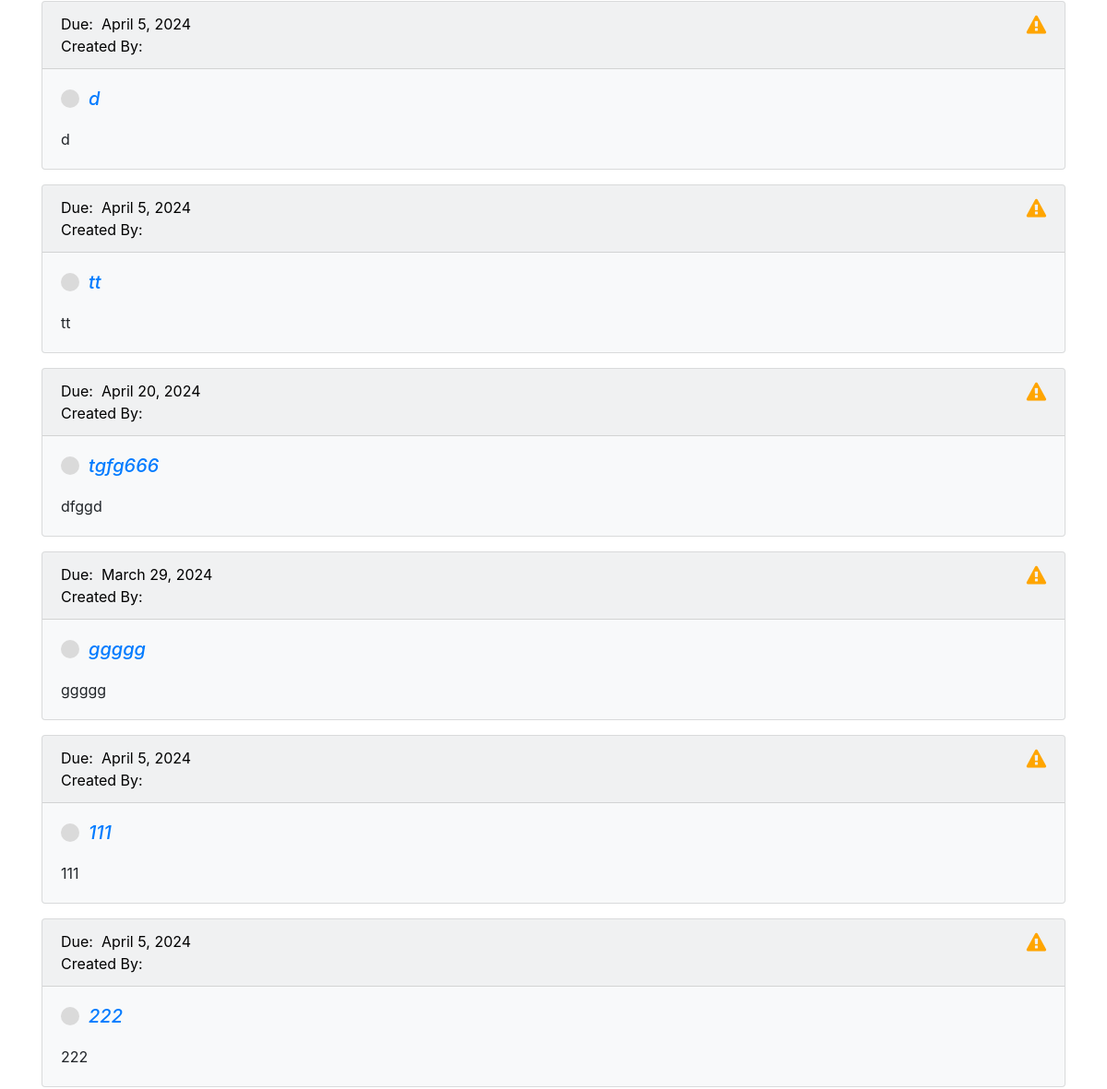
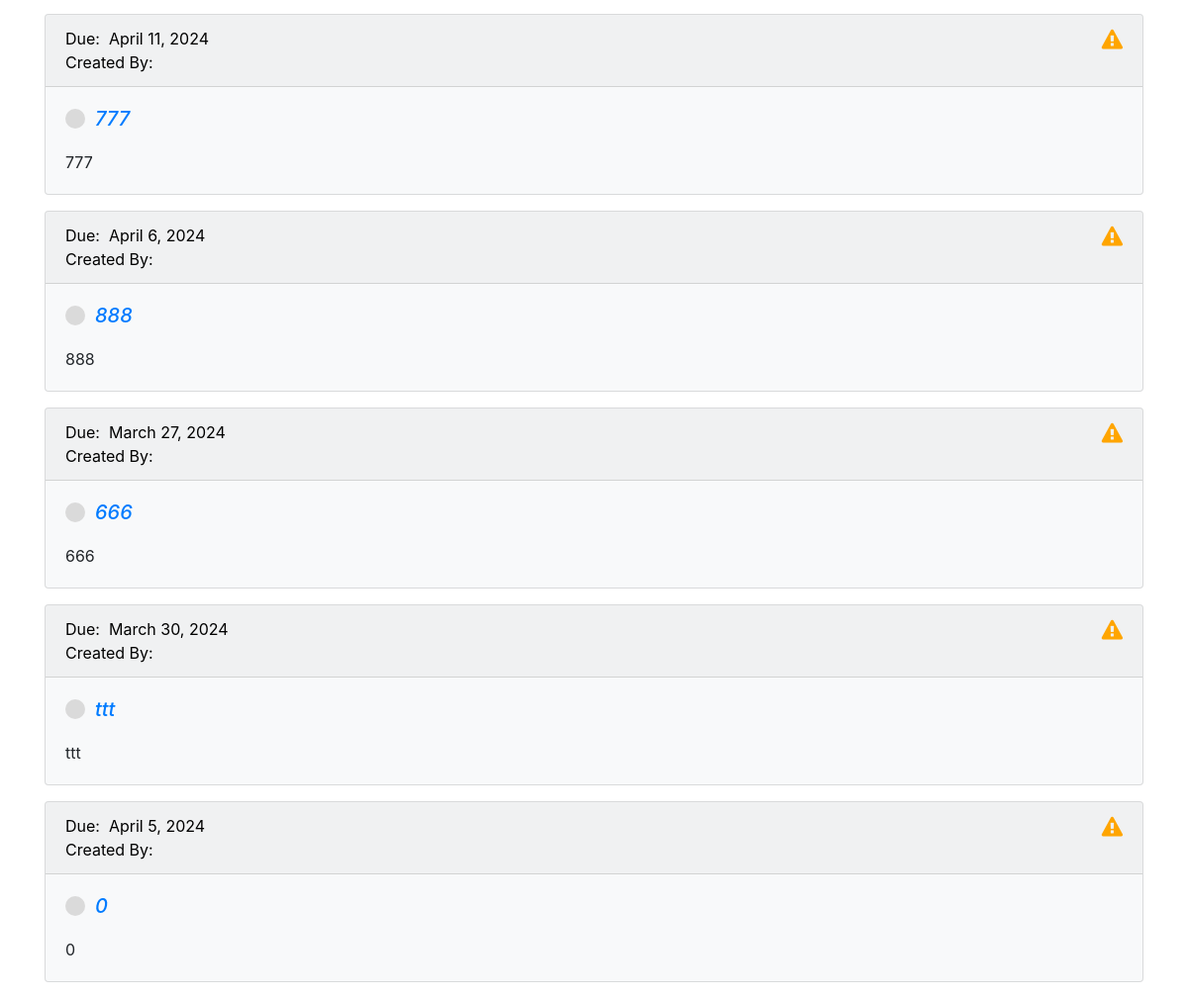
The app's page / (signed in, lower part), older data (2 pictures, top to bottom).
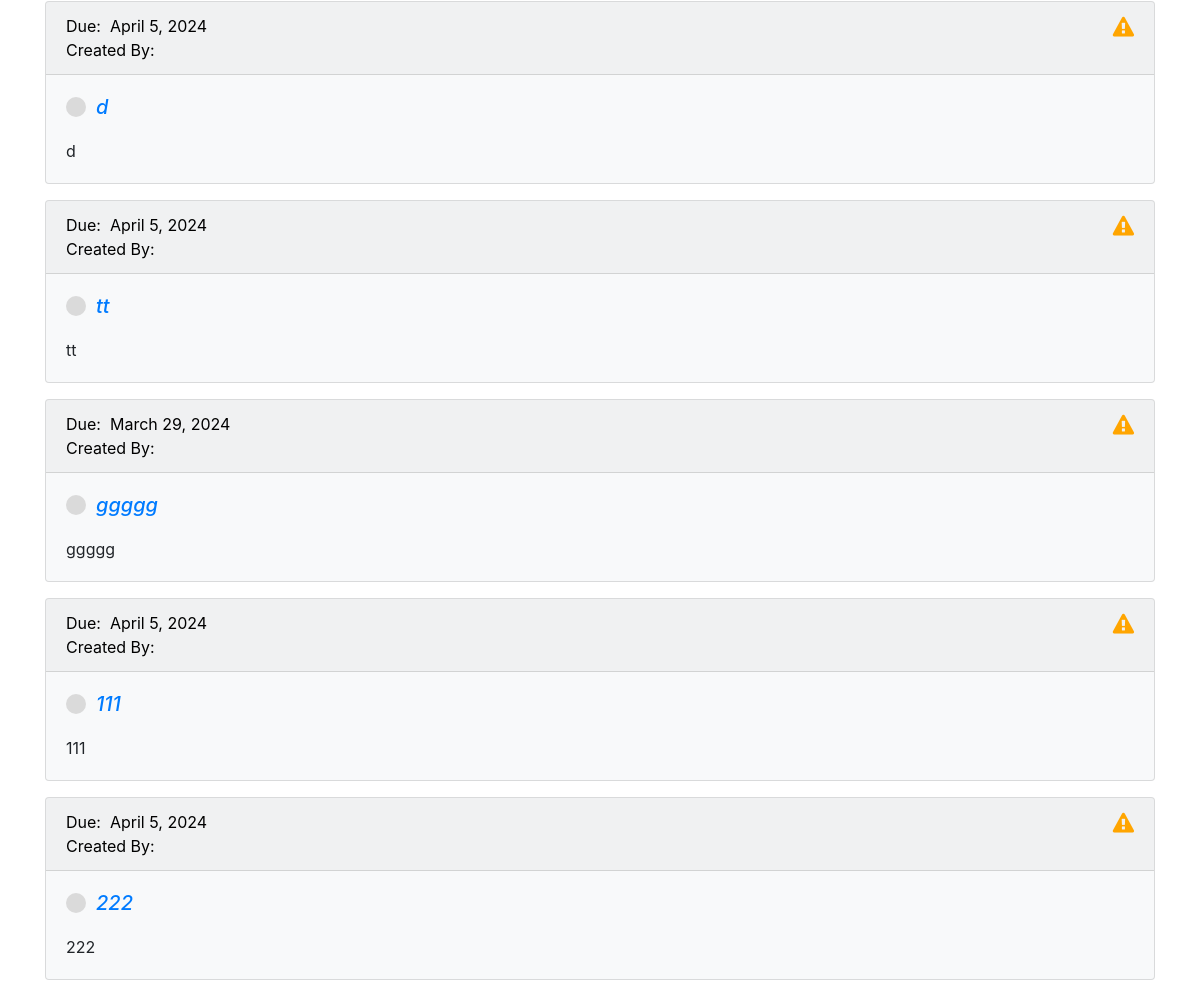
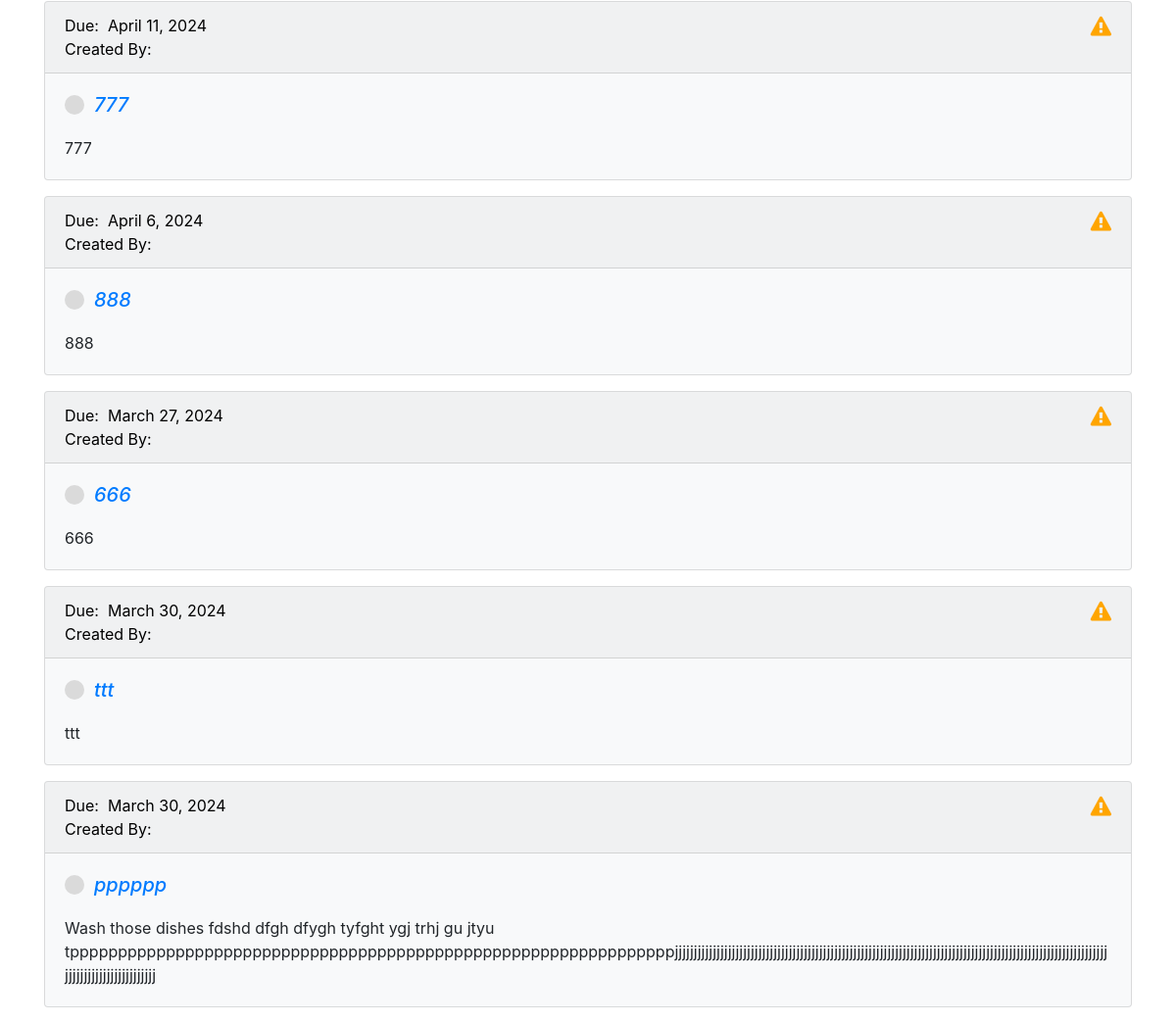
The same page, newer data (2 pictures, top to bottom).
### my_tasks/models.py (models this page shows)
class Post(models.Model):
    title = models.CharField(max_length=200, unique=True)
    author = CurrentUserField()
    content = models.TextField()
    created_on = models.DateTimeField(auto_now_add=True)
    due_date = models.DateField()
    done = models.BooleanField(default=False)
    updated_on = models.DateTimeField(auto_now=True)
    priority = models.IntegerField(choices=PRIO, default=1)
    def __str__(self):
        return self.title
    class Meta:
        ordering = ["done"]

### my_tasks/views.py (the view)
# urls.py: path('', TaskList.as_view(), name='tasks'),
class TaskList(LoginRequiredMixin, ListView):
    model = Post
    context_object_name = "tasks"
    def get_context_data(self, **kwargs):
        context = super().get_context_data(**kwargs)
        context["count"] = context["tasks"].filter(done=False).count()
        search_input = self.request.GET.get("search-area") or ""
        if search_input:
            context["tasks"] = context["tasks"].filter(title__istartswith=search_input)
        context["search_input"] = search_input
        return context

### my_tasks/templates/my_tasks/post_list.html (shortened to what this page needs)
{% extends 'my_tasks/main.html' %} {% block content %}
<div class="task-items-wrapper">
  {% for task in tasks %}
  <div class="card bg-light mb-3">
    <div class="card-header d-flex justify-content-between">
      <div class="task-link" ><a href="{% url 'task-update' task.id %}">Due: &nbsp;{{task.due_date}} <br> Created By: &nbsp;{{task.author}}</a></div>
      <div>
        {% if task.priority == 2 %}
            <div><i class="fa fa-exclamation-triangle fa-lg"  style="color: red;" aria-hidden="true"></i></div>
        {% elif task.priority == 1 %}
            <div><i class="fa fa-exclamation-triangle fa-lg" style="color: orange;" aria-hidden="true"></i></div>
        {% else %}
            <div><i class="fa fa-exclamation-triangle fa-lg" style="color: greenyellow;" aria-hidden="true"></i></div>
        {% endif %}
      </div>
    </div>
    <div class="card-body">
      <div class="card-title d-flex justify-content-between align-middle">
        <div class="d-flex justify-content-start">
          {% if task.done %}
          <a href="/toggle/{{ task.id }}">
            <div class="task-done-icon"></div>
          </a>
          <div>
            <h5>
              <i
                ><s
                  ><a href="{% url 'task-update' task.id %}">{{task}}</a></s
                ></i
              >
            </h5>
          </div>
          {% else %}
          <a href="/toggle/{{ task.id }}">
            <div class="task-not-done-icon"></div>
          </a>
          <div>
            <h5>
              <i><a href="{% url 'task-update' task.id %}">{{task}}</a></i>
            </h5>
          </div>
          {% endif %}
        </div>
      </div>
      <p class="card-text">{{task.content}}</p>
    </div>
  </div>
  {% empty %}
  <h3>No items in list</h3>
  {% endfor %}
</div>
{% endblock content %}

### my_tasks/templates/my_tasks/main.html (shortened to what this page needs)
<!DOCTYPE html>
<html lang="en">
<head>
    <link rel="stylesheet" href="https://maxcdn.bootstrapcdn.com/bootstrap/4.2.1/css/bootstrap.min.css" type="text/css">
    <link rel="stylesheet" href="https://maxcdn.bootstrapcdn.com/font-awesome/4.7.0/css/font-awesome.min.css"
        type="text/css">
    <link rel="stylesheet" href="https://cdnjs.cloudflare.com/ajax/libs/hover.css/2.1.1/css/hover-min.css"
        type="text/css">
    <link rel="stylesheet" href="/static/css/style.css">
</head>
<body>
    <div class="container">
        {% block content %}
        {% endblock content %}
    </div>
</body>
</html>

### my_tasks/static/css/style.css (style rules this page uses)
.task-items-wrapper { margin-top: .375rem; }
.task-link a { color: black; }
.task-not-done-icon { height: 20px; width: 20px; background-color: rgb(218, 218, 218); border-radius: 50%; margin-right: 10px; margin-top: 2px; }

Row changes from the older to the newer data that the page shows:
removed Post: due_date "April 20, 2024", priority 1 (drawn), title "tgfg666", content "dfggd"
removed Post: due_date "April 5, 2024", priority 1 (drawn), title "0", content "0"
added Post: due_date "March 30, 2024", priority 1 (drawn), title "pppppp", content "Wash those dishes fdshd dfgh dfygh tyfght ygj trhj gu jtyu tpppppppppppppppppppppppppppppppppppppppppppppppppppppppppppppppjjjjjjjjjjjjjjjjjjjjjjjjjjjjjjjjjjjjjjjjjjjjjjjjjjjjjjjjjjjjjjjjjjjjjjjjjjjjjjjjjjjjjjjjjjjjjjjjjjjjjjjjjjjjjjjjjjjjjjjjjjjjjjjjjjjjjjjjjj"
